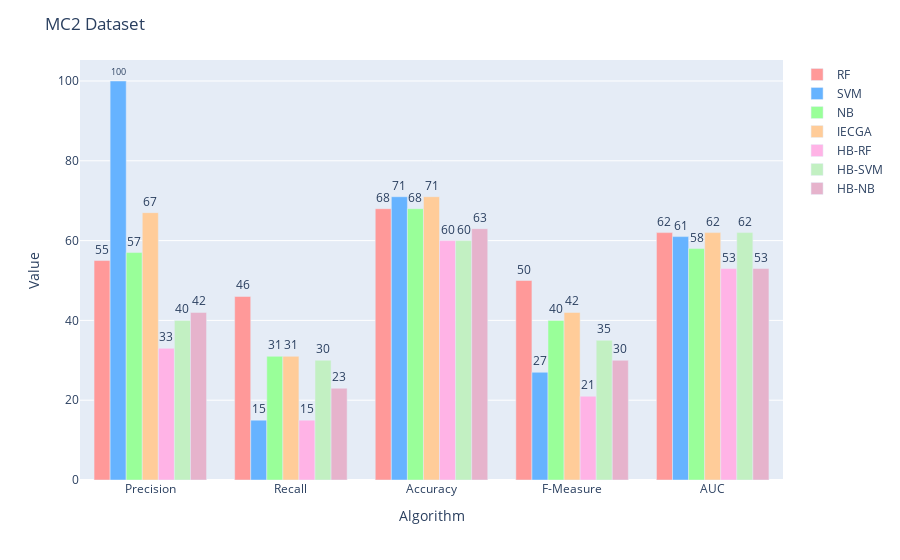

Write notebook code for a chart like this one.
### Code cell
import plotly.graph_objects as go
import numpy as np

# Sample data
categories = ['Precision','Recall','Accuracy','F-Measure','AUC']
# Each row corresponds to one category; each column is one of the 8 parts
data = np.array([
    [55,100,57,67,33,40,42],
    [46,15,31,31,15,30,23],
    [68,71,68,71,60,60,63],
    [50,27,40,42,21,35,30],
    [62,61,58,62,53,62,53],
])

# Define colors for each part
colors = [
    '#ff9999', '#66b3ff', '#99ff99', '#ffcc99',
    '#ffb3e6', '#c2f0c2', '#e6b3cc'
]
name_list=['RF','SVM','NB','IECGA','HB-RF','HB-SVM','HB-NB']
# Create a Figure
fig = go.Figure()

# Add each part as a separate trace, with side-by-side grouping
for i in range(data.shape[1]):
    fig.add_trace(go.Bar(
        x=categories,
        y=data[:, i],
        name=name_list[i],
        marker_color=colors[i],
        # Display the exact data values as text on top of each bar
        text=data[:, i],
        textposition='outside'
    ))
# Configure the layout for grouped bars
fig.update_layout(
    barmode='group',
    title='MC2 Dataset',
    xaxis_title='Algorithm',
    yaxis_title='Value',
    # If your chart's text appears cut off, increase the margin
    margin=dict(t=60)
)

fig.show()

### Figure 1 — Plotly figure (JSON) as saved in the notebook; plotly's stock layout.template omitted (floating-point values rounded to 4 significant figures)
{"data": [{"marker": {"color": "#ff9999"}, "name": "RF", "text": [55, 46, 68, 50, 62], "textposition": "outside", "type": "bar", "x": ["Precision", "Recall", "Accuracy", "F-Measure", "AUC"], "y": [55, 46, 68, 50, 62]}, {"marker": {"color": "#66b3ff"}, "name": "SVM", "text": [100, 15, 71, 27, 61], "textposition": "outside", "type": "bar", "x": ["Precision", "Recall", "Accuracy", "F-Measure", "AUC"], "y": [100, 15, 71, 27, 61]}, {"marker": {"color": "#99ff99"}, "name": "NB", "text": [57, 31, 68, 40, 58], "textposition": "outside", "type": "bar", "x": ["Precision", "Recall", "Accuracy", "F-Measure", "AUC"], "y": [57, 31, 68, 40, 58]}, {"marker": {"color": "#ffcc99"}, "name": "IECGA", "text": [67, 31, 71, 42, 62], "textposition": "outside", "type": "bar", "x": ["Precision", "Recall", "Accuracy", "F-Measure", "AUC"], "y": [67, 31, 71, 42, 62]}, {"marker": {"color": "#ffb3e6"}, "name": "HB-RF", "text": [33, 15, 60, 21, 53], "textposition": "outside", "type": "bar", "x": ["Precision", "Recall", "Accuracy", "F-Measure", "AUC"], "y": [33, 15, 60, 21, 53]}, {"marker": {"color": "#c2f0c2"}, "name": "HB-SVM", "text": [40, 30, 60, 35, 62], "textposition": "outside", "type": "bar", "x": ["Precision", "Recall", "Accuracy", "F-Measure", "AUC"], "y": [40, 30, 60, 35, 62]}, {"marker": {"color": "#e6b3cc"}, "name": "HB-NB", "text": [42, 23, 63, 30, 53], "textposition": "outside", "type": "bar", "x": ["Precision", "Recall", "Accuracy", "F-Measure", "AUC"], "y": [42, 23, 63, 30, 53]}], "layout": {"barmode": "group", "margin": {"t": 60}, "title": {"text": "MC2 Dataset"}, "xaxis": {"title": {"text": "Algorithm"}}, "yaxis": {"title": {"text": "Value"}}}}
